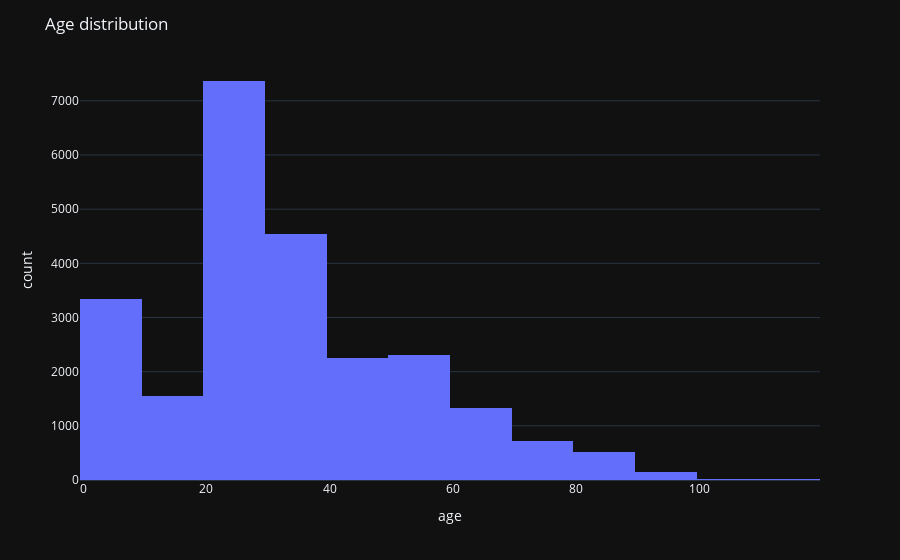

Source (notebook cell):
### Code cell
import plotly.express as px
fig = px.histogram(df, x="age", nbins=20)
fig.update_layout(title_text='Age distribution')
fig.show()

### Figure 1 — Plotly figure (JSON) as saved in the notebook; plotly's stock layout.template omitted (floating-point values rounded to 4 significant figures; data arrays with more than 128 entries replaced by an {"elided": "..."} marker saying what was removed)
{"data": [{"alignmentgroup": "True", "bingroup": "x", "hovertemplate": "age=%{x}<br>count=%{y}<extra></extra>", "legendgroup": "", "marker": {"color": "#636efa", "pattern": {"shape": ""}}, "name": "", "nbinsx": 20, "offsetgroup": "", "orientation": "v", "showlegend": false, "x": {"elided": "24102 float values"}, "xaxis": "x", "yaxis": "y", "type": "histogram"}], "layout": {"xaxis": {"anchor": "y", "domain": [0.0, 1.0], "title": {"text": "age"}}, "yaxis": {"anchor": "x", "domain": [0.0, 1.0], "title": {"text": "count"}}, "legend": {"tracegroupgap": 0}, "margin": {"t": 60}, "barmode": "relative", "title": {"text": "Age distribution"}}}
